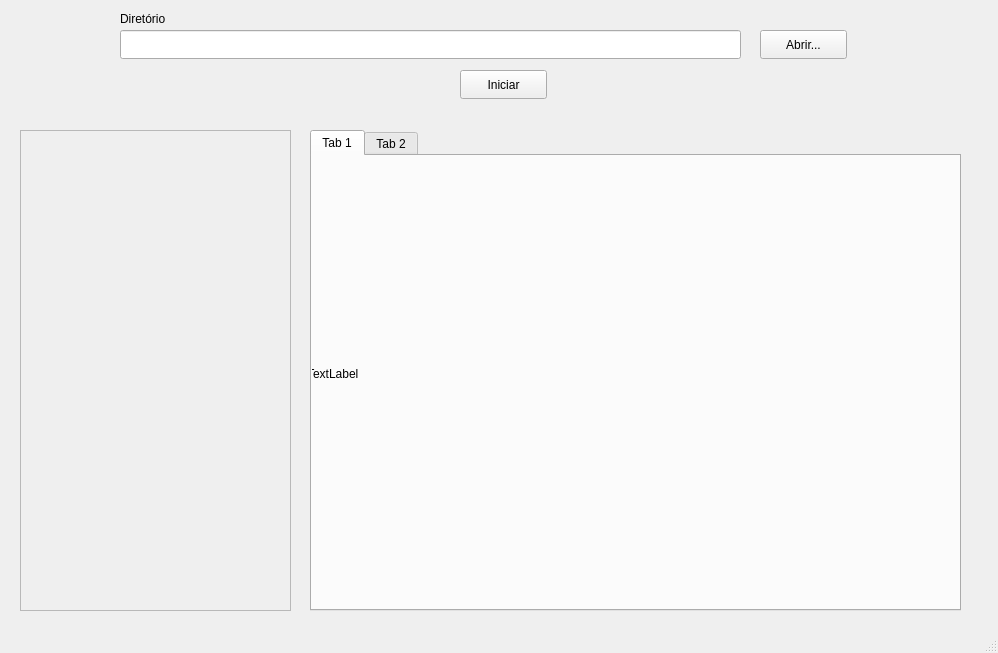
<?xml version="1.0" encoding="UTF-8"?>
<ui version="4.0">
 <class>Contador</class>
 <widget class="QMainWindow" name="Contador">
  <property name="geometry">
   <rect>
    <x>0</x>
    <y>0</y>
    <width>998</width>
    <height>653</height>
   </rect>
  </property>
  <property name="windowTitle">
   <string>Contador de Arquivos</string>
  </property>
  <widget class="QWidget" name="centralwidget">
   <widget class="QPushButton" name="botaoAbrir">
    <property name="geometry">
     <rect>
      <x>760</x>
      <y>30</y>
      <width>87</width>
      <height>29</height>
     </rect>
    </property>
    <property name="text">
     <string>Abrir...</string>
    </property>
   </widget>
   <widget class="QPushButton" name="botaoIniciar">
    <property name="geometry">
     <rect>
      <x>460</x>
      <y>70</y>
      <width>87</width>
      <height>29</height>
     </rect>
    </property>
    <property name="text">
     <string>Iniciar</string>
    </property>
   </widget>
   <widget class="QLabel" name="label">
    <property name="geometry">
     <rect>
      <x>120</x>
      <y>10</y>
      <width>56</width>
      <height>17</height>
     </rect>
    </property>
    <property name="text">
     <string>Diretório</string>
    </property>
   </widget>
   <widget class="QLineEdit" name="lineEdit">
    <property name="geometry">
     <rect>
      <x>120</x>
      <y>30</y>
      <width>621</width>
      <height>29</height>
     </rect>
    </property>
   </widget>
   <widget class="QTableWidget" name="tabela">
    <property name="enabled">
     <bool>false</bool>
    </property>
    <property name="geometry">
     <rect>
      <x>20</x>
      <y>130</y>
      <width>271</width>
      <height>481</height>
     </rect>
    </property>
   </widget>
   <widget class="QTabWidget" name="tabWidget">
    <property name="geometry">
     <rect>
      <x>310</x>
      <y>130</y>
      <width>651</width>
      <height>481</height>
     </rect>
    </property>
    <property name="currentIndex">
     <number>0</number>
    </property>
    <widget class="QWidget" name="tab">
     <attribute name="title">
      <string>Tab 1</string>
     </attribute>
     <widget class="QLabel" name="label_2">
      <property name="geometry">
       <rect>
        <x>-5</x>
        <y>-3</y>
        <width>651</width>
        <height>441</height>
       </rect>
      </property>
      <property name="text">
       <string>TextLabel</string>
      </property>
     </widget>
    </widget>
    <widget class="QWidget" name="tab_2">
     <attribute name="title">
      <string>Tab 2</string>
     </attribute>
     <widget class="QLabel" name="label_3">
      <property name="geometry">
       <rect>
        <x>0</x>
        <y>0</y>
        <width>651</width>
        <height>451</height>
       </rect>
      </property>
      <property name="text">
       <string>TextLabel</string>
      </property>
     </widget>
    </widget>
   </widget>
  </widget>
  <widget class="QMenuBar" name="menubar">
   <property name="geometry">
    <rect>
     <x>0</x>
     <y>0</y>
     <width>998</width>
     <height>23</height>
    </rect>
   </property>
  </widget>
  <widget class="QStatusBar" name="statusbar"/>
 </widget>
 <resources/>
 <connections/>
</ui>
